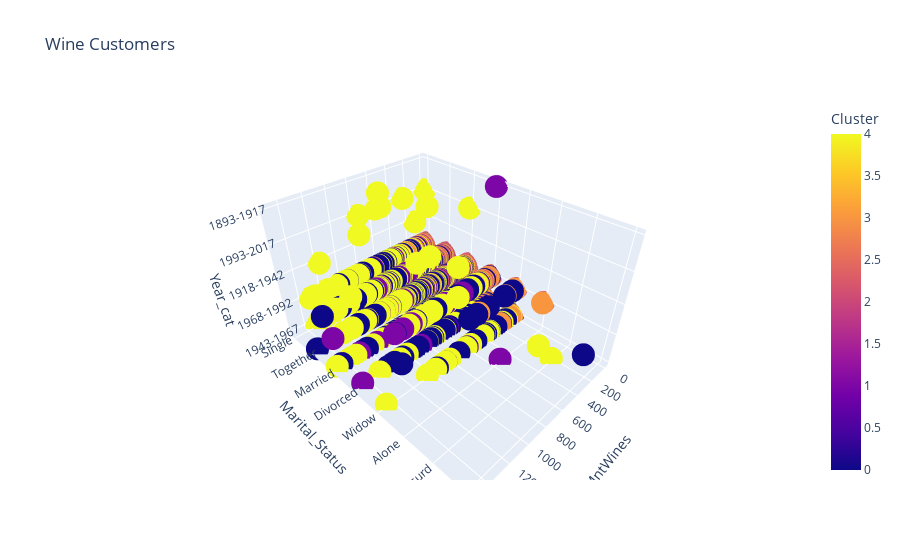

Write notebook code for a chart like this one.
### Code cell
import plotly.express as px
import plotly
fig = px.scatter_3d(result, x='MntWines', y='Marital_Status', z='Year_cat', color='Cluster',title="Wine Customers")
fig.show()

### Figure 1 — Plotly figure (JSON) as saved in the notebook; plotly's stock layout.template omitted (floating-point values rounded to 4 significant figures; data arrays with more than 128 entries replaced by an {"elided": "..."} marker saying what was removed)
{"data": [{"hovertemplate": "MntWines=%{x}<br>Marital_Status=%{y}<br>Year_cat=%{z}<br>Cluster=%{marker.color}<extra></extra>", "legendgroup": "", "marker": {"color": {"elided": "2214 int values"}, "coloraxis": "coloraxis", "symbol": "circle"}, "mode": "markers", "name": "", "scene": "scene", "showlegend": false, "type": "scatter3d", "x": {"elided": "2214 int values"}, "y": {"elided": "2214 str values"}, "z": {"elided": "2214 str values"}}], "layout": {"coloraxis": {"colorbar": {"title": {"text": "Cluster"}}, "colorscale": [[0, "#0d0887"], [0.1111, "#46039f"], [0.2222, "#7201a8"], [0.3333, "#9c179e"], [0.4444, "#bd3786"], [0.5556, "#d8576b"], [0.6667, "#ed7953"], [0.7778, "#fb9f3a"], [0.8889, "#fdca26"], [1, "#f0f921"]]}, "legend": {"tracegroupgap": 0}, "scene": {"domain": {"x": [0, 1], "y": [0, 1]}, "xaxis": {"title": {"text": "MntWines"}}, "yaxis": {"title": {"text": "Marital_Status"}}, "zaxis": {"title": {"text": "Year_cat"}}}, "title": {"text": "Wine Customers"}}}
